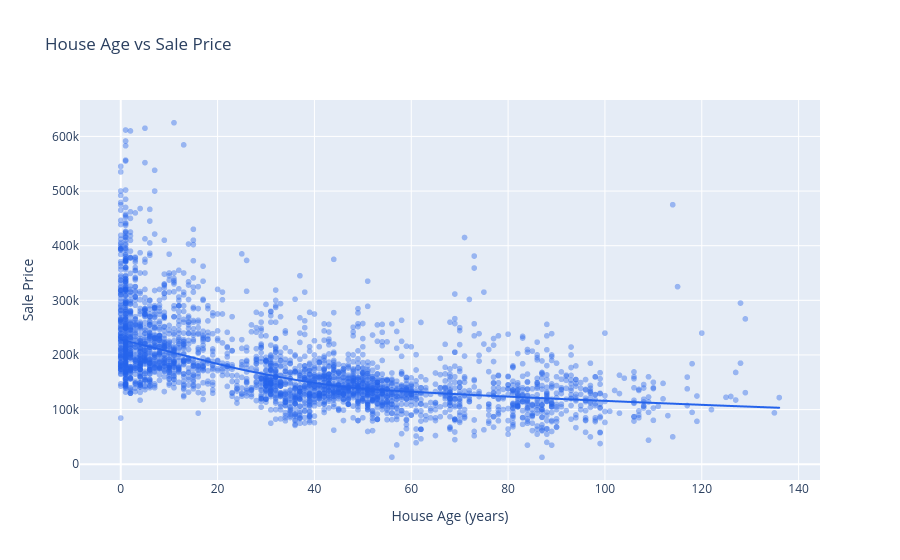

Notebook code for this chart:
### Markdown cell above
### 7. House Age vs Price

### Code cell
fig = px.scatter(
    df, x="house_age", y="SalePrice",
    trendline="lowess",
    title="House Age vs Sale Price",
    labels={"house_age": "House Age (years)", "SalePrice": "Sale Price"},
    opacity=0.4,
    color_discrete_sequence=["#2563eb"]
)
fig.show()

### Figure 1 — Plotly figure (JSON) as saved in the notebook; plotly's stock layout.template omitted (floating-point values rounded to 4 significant figures; data arrays with more than 128 entries replaced by an {"elided": "..."} marker saying what was removed)
{"data": [{"hovertemplate": "House Age (years)=%{x}<br>Sale Price=%{y}<extra></extra>", "legendgroup": "", "marker": {"color": "#2563eb", "opacity": 0.4, "symbol": "circle"}, "mode": "markers", "name": "", "showlegend": false, "type": "scattergl", "x": {"elided": "2925 int values"}, "xaxis": "x", "y": {"elided": "2925 int values"}, "yaxis": "y"}, {"hovertemplate": "<b>LOWESS trendline</b><br><br>House Age (years)=%{x}<br>Sale Price=%{y} <b>(trend)</b><extra></extra>", "legendgroup": "", "marker": {"color": "#2563eb", "symbol": "circle"}, "mode": "lines", "name": "", "showlegend": false, "type": "scattergl", "x": {"elided": "2925 int values"}, "xaxis": "x", "y": {"elided": "2925 float values"}, "yaxis": "y"}], "layout": {"legend": {"tracegroupgap": 0}, "title": {"text": "House Age vs Sale Price"}, "xaxis": {"anchor": "y", "domain": [0, 1], "title": {"text": "House Age (years)"}}, "yaxis": {"anchor": "x", "domain": [0, 1], "title": {"text": "Sale Price"}}}}
